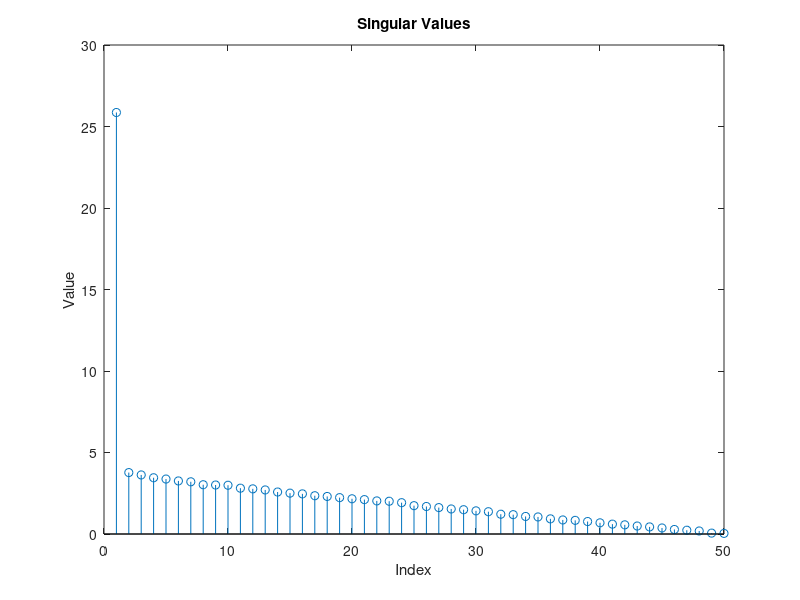

Write the MATLAB code that produced this figure.
% Define a matrix
A = rand(50, 50);

% Start timer
tic;

% Perform SVD
[U, S, VT] = svd(A);

% End timer and print execution time
elapsedTime = toc;
fprintf('SVD in MATLAB took: %f seconds\n', elapsedTime);

% Display the singular values
stem(diag(S));
title('Singular Values');
xlabel('Index');
ylabel('Value');
